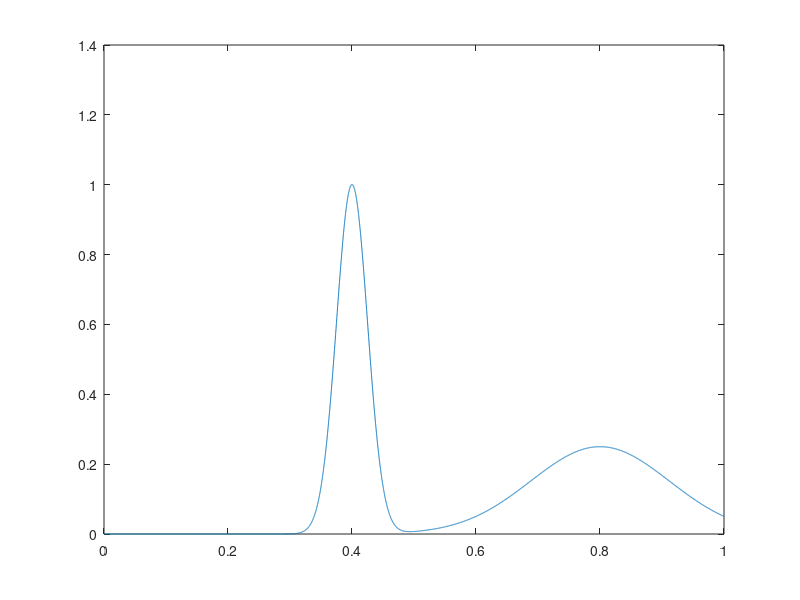

The MATLAB source for this figure: (Note: this script raises an error after producing the figure.)
u = @(x) exp(-800*(x - 0.4).^2) + 0.25*exp(-40*(x - 0.8).^2);

x1 = linspace(0,1,10000);
plot(x1, u(x1))

% we expect many node near the exstrme curvatures i.e. around
% x = 0.4, 0.5, 0.8


%%
u   = @(x) exp(-800.*(x - 0.4).^2) + 0.25.*exp(-40.*(x - 0.8).^2);
u__ = @(x) (1004.0000 + 1600.00.*x.^2 - 2560.000.*x).*exp(-1.6.*(5.*x - 4.).^2) ...
    + (408000.00 + 2.560000.*10.^6.*x.^2 - 2.0480000.*10.^6.*x).*exp(-32.*(5.*x - 2.).^2);

func = @(x) u__(x) - u(x);

%%
c = func(0);
d = func(1);

x = linspace(0,1,10);
BVP1_7D(1, 0, 1, x, func)